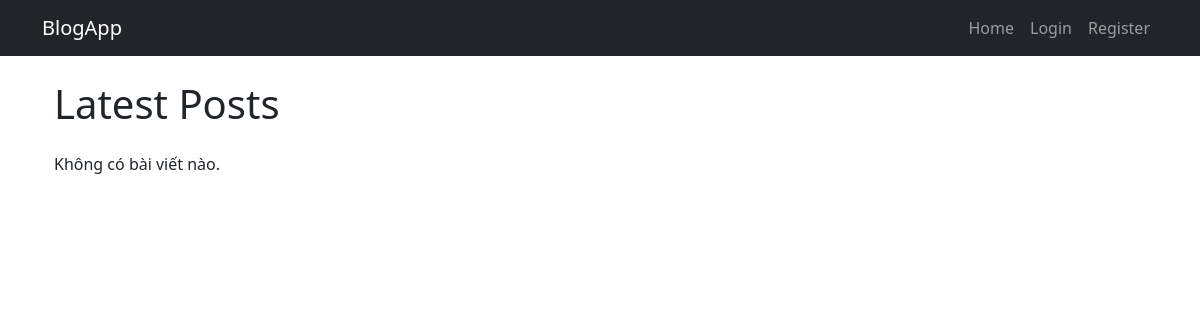
Before: / with the older database file.
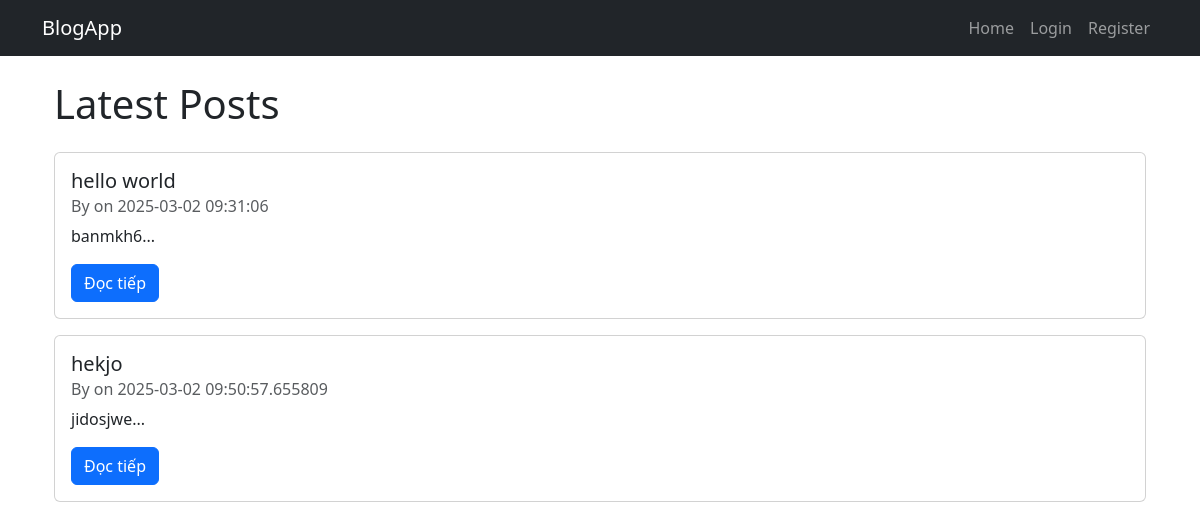
After: the same page with the newer database file.
### tables this page shows
CREATE TABLE posts (
            id INTEGER PRIMARY KEY AUTOINCREMENT,
            title TEXT NOT NULL,
            content TEXT NOT NULL,
            user_id INTEGER NOT NULL,
            date_posted TIMESTAMP DEFAULT CURRENT_TIMESTAMP,
            FOREIGN KEY (user_id) REFERENCES users(id) ON DELETE CASCADE
        );

### app/routes.py (the view)
@main.route("/")
def home():
    print(current_user.is_authenticated)
    db = get_db()
    posts = db.execute("SELECT * FROM posts").fetchall()
    return render_template("index.html", posts=posts,current_user = current_user)

### app/db.py (called while the page is built)
def get_db():
    if "db" not in g:
        g.db = sqlite3.connect(DATABASE)
        g.db.row_factory = sqlite3.Row  # Trả về dict thay vì tuple
    return g.db

### app/templates/index.html (shortened to what this page needs)
{% extends "base.html" %}
{% block content %}
    <div class="container">
        <h1 class="mb-4">Latest Posts</h1>
        {% for post in posts %}
        <div class="card mb-3">
            <div class="card-body">
                <h5 class="card-title">{{ post.title }}</h5>
                <h6 class="card-subtitle text-muted">
                    By {{ post.author }} on {{ post.date_posted }}
                </h6>
                <p class="card-text mt-2">
                    {{ post.content[:200] }}...
                </p>
                <a href="{{ url_for('main.post_detail', post_id=post.id) }}" class="btn btn-primary">Đọc tiếp</a>
            </div>
        </div>
    {% else %}
        <p>Không có bài viết nào.</p>
    {% endfor %}
    </div>
{% endblock %}

### app/templates/base.html (shortened to what this page needs)
<!DOCTYPE html>
<html lang="en">
<head>
    <link rel="stylesheet" href="https://cdn.jsdelivr.net/npm/bootstrap@5.3.0/dist/css/bootstrap.min.css">
</head>
<body>
    <nav class="navbar navbar-expand-lg navbar-dark bg-dark">
        <div class="container">
            <a class="navbar-brand" href="{{ url_for('main.home') }}">BlogApp</a>
            <div class="collapse navbar-collapse" id="navbarNav">
                <ul class="navbar-nav ms-auto">
                    <li class="nav-item"><a class="nav-link" href="{{ url_for('main.home') }}">Home</a></li>
                    {% if current_user.is_authenticated %}
                        <li class="nav-item"><a class="nav-link" href="{{ url_for('main.logout') }}">Logout</a></li>
                    {% else %}
                        <li class="nav-item"><a class="nav-link" href="{{ url_for('main.login') }}">Login</a></li>
                        <li class="nav-item"><a class="nav-link" href="{{ url_for('main.register') }}">Register</a></li>
                    {% endif %}
                </ul>
            </div>
        </div>
    </nav>
    <div class="container mt-4">
        {% block content %}{% endblock %}
    </div>
</body>
</html>

Changed rows visible on the page:
added posts: title "hello world", date_posted "2025-03-02 09:31:06", content "banmkh6"
added posts: title "hekjo", date_posted "2025-03-02 09:50:57.655809", content "jidosjwe"
Other visible differences:
text no longer shown: "Không có bài viết nào."
